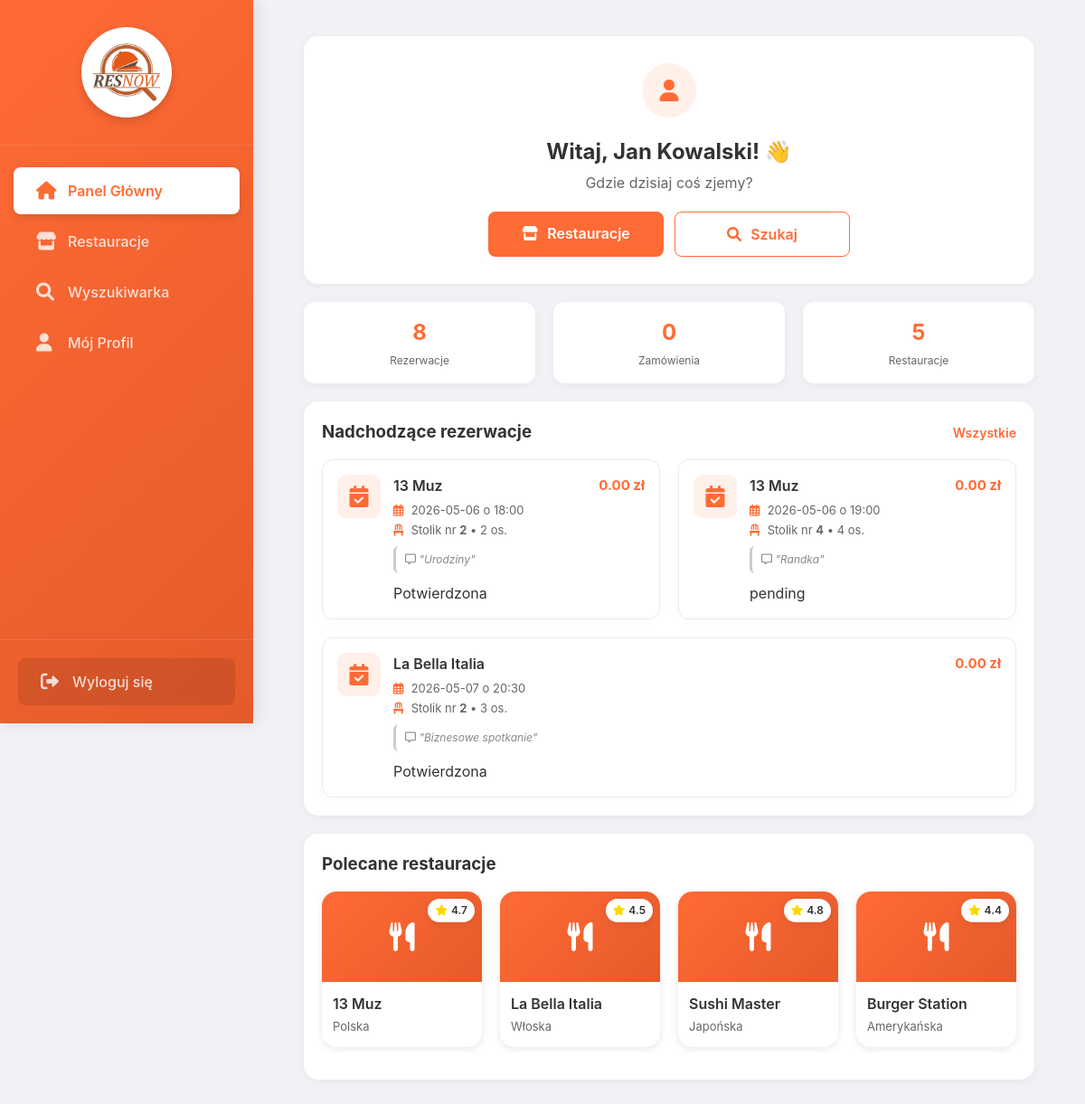
The app's page /client/dashboard (signed in) with its own data.
### models.py (models this page shows, shortened)
class Reservation(db.Model):
    __tablename__ = 'reservations'
    id = db.Column(db.Integer, primary_key=True)
    user_id = db.Column(db.Integer, db.ForeignKey('users.id'), nullable=False)
    restaurant_id = db.Column(db.Integer, db.ForeignKey('restaurants.id'), nullable=False)
    table_id = db.Column(db.Integer, db.ForeignKey('tables.id'), nullable=False)
    date = db.Column(db.Date, nullable=False)
    time = db.Column(db.Time, nullable=False)
    people = db.Column(db.Integer, nullable=False)
    status = db.Column(db.String(20), default='pending')  # pending, confirmed, cancelled
    notes = db.Column(db.Text)
    created_at = db.Column(db.DateTime, default=datetime.utcnow)
    user = db.relationship('User', backref='reservations')
    table = db.relationship('Table', backref='reservations')
    restaurant = db.relationship('Restaurant', backref='reservations')
    items = db.relationship('ReservationItem', backref='reservation', cascade="all, delete-orphan")
    @property
    def total_price(self):
        total = 0.0
        for item in self.items:
            if item.menu_item:
                total += item.quantity * item.menu_item.price
        return total

class Restaurant(db.Model):
    __tablename__ = 'restaurants'
    id = db.Column(db.Integer, primary_key=True)
    name = db.Column(db.String(100), nullable=False)
    address = db.Column(db.String(200))
    cuisine = db.Column(db.String(100))
    rating = db.Column(db.Float)
    delivery = db.Column(db.Boolean, default=False)
    reservation = db.Column(db.Boolean, default=True)
    opening_hours = db.Column(db.String(50))
    delivery_time = db.Column(db.String(50))

class Table(db.Model):
    __tablename__ = 'tables'
    id = db.Column(db.Integer, primary_key=True)
    restaurant_id = db.Column(
        db.Integer,
        db.ForeignKey('restaurants.id'),
        nullable=False
    )
    number = db.Column(db.String(10), nullable=False)
    seats = db.Column(db.Integer)
    status = db.Column(db.String(20), default='free')
    location = db.Column(db.String(100))
    x = db.Column(db.Integer)
    y = db.Column(db.Integer)
    shape = db.Column(db.String(20))
    width = db.Column(db.Integer, nullable=True)
    height = db.Column(db.Integer, nullable=True)
    radius = db.Column(db.Integer, nullable=True)
    rotation = db.Column(db.Integer, default=0)
    restaurant = db.relationship(
        'Restaurant',
        backref='tables'
    )

### app.py (the view)
@app.route('/client/dashboard')
@login_required
def client_dashboard():
    if session.get('role') != 'client':
        flash('Brak dostępu', 'danger')
        return redirect(url_for('login'))
    restaurants = Restaurant.query.all()
    reservations = Reservation.query.filter_by(user_id=session['user_id']) \
        .options(
        joinedload(Reservation.restaurant),
        joinedload(Reservation.table),
        joinedload(Reservation.items).joinedload(ReservationItem.menu_item)
    ) \
        .order_by(Reservation.date.asc(), Reservation.time.asc()) \
        .all()
    return render_template(
        'client/dashboard_mobile.html',
        user_name=session['user_name'],
        restaurants=restaurants,
        reservations=reservations
    )

### app.py (called while the page is built)
@app.context_processor
def inject_now():
    return {'now': datetime.now()}

def login_required(f):
    @wraps(f)
    def decorated_function(*args, **kwargs):
        if 'user_id' not in session:
            flash('Proszę się zalogować', 'warning')
            return redirect(url_for('login'))
        return f(*args, **kwargs)
    return decorated_function

### templates/client/dashboard_mobile.html (shortened to what this page needs)
{% extends "mobile_layout.html" %}
{% block content %}
<div class="dashboard-container" style="padding: 0 16px; margin: 0 auto;">
<div class="card" style="background: white; padding: 30px 20px; border-radius: 16px; box-shadow: 0 2px 8px rgba(0,0,0,0.05); margin-bottom: 20px; text-align: center;">
    <div class="user-welcome">
        <div class="user-avatar" style="margin: 0 auto;">
            <i class="fas fa-user"></i>
        </div>
        <div>
            <h2 style="margin: 8px 0 4px 0; font-size: 24px;">Witaj, {{ session.user_name }}! 👋</h2>
            <p style="color: #666; margin: 0; font-size: 16px;">Gdzie dzisiaj coś zjemy?</p>
        </div>
    </div>
    <div class="dashboard-actions">
        <a href="{{ url_for('client_restaurants') }}" class="btn btn-primary" style="display: block; text-align: center; background: #FF6B35; color: white; padding: 12px; border-radius: 8px; text-decoration: none; font-weight: 600;">
            <i class="fas fa-store" style="margin-right: 6px;"></i>
            Restauracje
        </a>
        <a href="{{ url_for('client_search') }}" class="btn btn-outline" style="display: block; text-align: center; border: 1px solid #FF6B35; color: #FF6B35; padding: 12px; border-radius: 8px; text-decoration: none; font-weight: 600;">
            <i class="fas fa-search" style="margin-right: 6px;"></i>
            Szukaj
        </a>
    </div>
</div>
<div class="dashboard-stats">
    <div class="stat-card">
        <div class="stat-number">{{ reservations|default([])|length }}</div>
        <div class="stat-label">Rezerwacje</div>
    </div>
    <div class="stat-card">
        <div class="stat-number">{{ orders|default([])|length }}</div>
        <div class="stat-label">Zamówienia</div>
    </div>
    <div class="stat-card">
        <div class="stat-number">{{ restaurants|default([])|length }}</div>
        <div class="stat-label">Restauracje</div>
    </div>
</div>
<div class="card" style="background: white; padding: 20px; border-radius: 16px; box-shadow: 0 2px 8px rgba(0,0,0,0.05); margin-bottom: 20px;">
    <div style="display: flex; justify-content: space-between; align-items: center; margin-bottom: 16px;">
        <h3 style="margin: 0;">Nadchodzące rezerwacje</h3>
        <a href="{{ url_for('client_profile') }}" style="color: #FF6B35; text-decoration: none; font-size: 14px; font-weight: 600;">Wszystkie</a>
    </div>
    {% if reservations and reservations|length > 0 %}
    <div class="list" style="display: flex; flex-direction: column; gap: 14px;">
        {% for res in reservations[:3] %}
        <div class="list-item" style="padding: 16px; background: #f8f9fa; border-radius: 12px; display: flex; flex-direction: column; justify-content: space-between;">
            <div style="display: flex; gap: 14px; align-items: flex-start; width: 100%;">
                <div class="list-item-icon" style="font-size: 24px; color: #FF6B35; background: rgba(255,107,53,0.1); width: 48px; height: 48px; display: flex; align-items: center; justify-content: center; border-radius: 10px; flex-shrink: 0;">
                    <i class="fas fa-calendar-check"></i>
                </div>
                <div class="list-item-content" style="flex: 1; min-width: 0;">
                    <div class="list-item-title" style="font-weight: 600; font-size: 16px; margin-bottom: 6px; display: flex; justify-content: space-between; align-items: center; gap: 10px;">
                        <span style="white-space: nowrap; overflow: hidden; text-overflow: ellipsis;">
                            {% if res.restaurant and res.restaurant.name %}
                                {{ res.restaurant.name }}
                            {% else %}
                                {{ res.restaurant_name|default('Restauracja') }}
                            {% endif %}
                        </span>
                        <span style="color: #FF6B35; font-weight: 700; font-size: 15px; flex-shrink: 0;">
                            {% if res.total_price and res.total_price > 0 %}
                                {{ "%.2f"|format(res.total_price) }} zł
                            {% else %}
                                0.00 zł
                            {% endif %}
                        </span>
                    </div>
                    <div class="list-item-subtitle" style="font-size: 13px; color: #666; line-height: 1.5;">
                        <div style="white-space: nowrap; overflow: hidden; text-overflow: ellipsis;">
                            <i class="far fa-calendar-alt" style="color: #FF6B35; width: 16px;"></i>
                            {{ res.date.strftime('%Y-%m-%d') if res.date and res.date.strftime else res.date }} o
                            {{ res.time.strftime('%H:%M') if res.time and res.time.strftime else res.time }}
                        </div>
                        <div style="margin-top: 2px; white-space: nowrap; overflow: hidden; text-overflow: ellipsis;">
                            <i class="fas fa-chair" style="color: #FF6B35; width: 16px;"></i>
                            Stolik nr <strong>{{ res.table.number if res.table and res.table.number else res.table_id|default('—') }}</strong> • {{ res.people }} os.
                        </div>
                    </div>
                    {% if res.notes %}
                        <div style="font-size: 12px; color: #888; margin: 8px 0 4px 0; background: #fff; padding: 6px 10px; border-radius: 6px; border-left: 3px solid #ccc; overflow: hidden; text-overflow: ellipsis;">
                            <i class="far fa-comment-alt"></i> <em>"{{ res.notes }}"</em>
                        </div>
                    {% endif %}
                    {% set preorder_items = res.items if res.items else res.reservation_items %}
                    <div style="margin-top: 10px;">
                        <span class="status-badge {% if res.status == 'confirmed' or res.status == 'Potwierdzona' %}status-confirmed{% else %}status-pending{% endif %}">
                            {% if res.status == 'confirmed' or res.status == 'Potwierdzona' %}Potwierdzona{% else %}{{ res.status|default('Oczekuje') }}{% endif %}
                        </span>
                    </div>
                </div>
            </div>
        </div>
        {% endfor %}
    </div>
    {% endif %}
</div>
<div class="card" style="background: white; padding: 20px; border-radius: 16px; box-shadow: 0 2px 8px rgba(0,0,0,0.05); margin-bottom: 20px;">
    <h3 style="margin-top: 0; margin-bottom: 16px;">Polecane restauracje</h3>
    <div class="restaurant-grid-dashboard">
        {% for restaurant in restaurants[:4] %}
        <a href="{{ url_for('client_menu', restaurant_id=restaurant.id) }}" class="restaurant-card">
            <div class="restaurant-image">
                <i class="fas fa-utensils"></i>
                <div class="restaurant-badge">
                    <i class="fas fa-star"></i> {{ restaurant.rating }}
                </div>
            </div>
            <div class="restaurant-name">{{ restaurant.name }}</div>
            <div class="restaurant-info">{{ restaurant.cuisine }}</div>
        </a>
        {% endfor %}
    </div>
</div>
</div>
{% endblock %}

### static/css/mobile.css (style rules this page uses)
:root { --primary-orange: #FF6B35; --primary-orange-light: #FF8C42; --primary-orange-dark: #E55A2B; --white: #FFFFFF; --light-gray: #F5F5F7; --gray: #8E8E93; --dark-gray: #636366; --dark: #1C1C1E; --black: #000000; --success: #34C759; --warning: #FF9500; --danger: #FF3B30; --info: #007AFF; --background: #FFFFFF; --card-background: #FFFFFF; --shadow: 0 2px 10px rgba(0, 0, 0, 0.08); --shadow-heavy: 0 4px 20px rgba(0, 0, 0, 0.15); --radius-sm: 8px; --radius-md: 12px; --radius-lg: 16px; --radius-xl: 24px; --spacing-xs: 4px; --spacing-sm: 8px; --spacing-md: 16px; --spacing-lg: 24px; --spacing-xl: 32px; }
* { margin: 0; padding: 0; box-sizing: border-box; }
body { font-family: -apple-system, BlinkMacSystemFont, 'Segoe UI', Roboto, Oxygen, Ubuntu, Cantarell, sans-serif; background-color: var(--background); color: var(--dark); line-height: 1.5; -webkit-font-smoothing: antialiased; -moz-osx-font-smoothing: grayscale; }
.card { background-color: var(--card-background); border-radius: var(--radius-lg); padding: var(--spacing-md); margin-bottom: var(--spacing-md); box-shadow: var(--shadow); }
.btn { display: inline-flex; align-items: center; justify-content: center; padding: 12px 20px; border-radius: var(--radius-md); border: none; font-size: 16px; font-weight: 600; text-decoration: none; cursor: pointer; transition: all 0.2s; gap: 8px; }
.btn-primary { background-color: var(--primary-orange); color: white; }
.btn-outline { background-color: transparent; border: 2px solid var(--primary-orange); color: var(--primary-orange); }
.list { display: flex; flex-direction: column; gap: 8px; }
.list-item { display: flex; align-items: center; padding: 12px; background-color: var(--light-gray); border-radius: var(--radius-md); gap: 12px; }
.list-item-icon { width: 40px; height: 40px; background-color: rgba(255, 107, 53, 0.1); border-radius: 50%; display: flex; align-items: center; justify-content: center; color: var(--primary-orange); }
.list-item-content { flex: 1; }
.list-item-title { font-weight: 600; margin-bottom: 4px; }
.list-item-subtitle { font-size: 14px; color: var(--gray); }
.restaurant-card { display: block; text-decoration: none; color: inherit; background-color: var(--card-background); border-radius: var(--radius-lg); overflow: hidden; box-shadow: var(--shadow); margin-bottom: var(--spacing-md); }
.restaurant-image { width: 100%; height: 160px; background: linear-gradient(135deg, var(--primary-orange), var(--primary-orange-light)); display: flex; align-items: center; justify-content: center; color: white; font-size: 48px; position: relative; }
.restaurant-badge { position: absolute; top: 12px; right: 12px; background-color: var(--white); padding: 6px 12px; border-radius: 20px; font-size: 12px; font-weight: 600; box-shadow: var(--shadow); }
.restaurant-name { padding: 12px 16px 4px; font-size: 18px; font-weight: 600; color: var(--dark); }
.restaurant-info { padding: 0 16px 12px; font-size: 14px; color: var(--gray); }

### templates/mobile_layout.html (style rules this page uses)
:root { --primary-orange: #FF6B35; --gradient-orange: linear-gradient(135deg, #FF6B35, #E55A2B); --dark-gray: #333333; --light-bg: #f8f9fa; }
body { margin: 0; padding: 0; font-family: -apple-system, BlinkMacSystemFont, "Segoe UI", Roboto, sans-serif; background-color: var(--light-bg); color: var(--dark-gray); }
@media (min-width: 992px) { body { display: flex; background-color: #f0f2f5; } }

### records on screen
Reservation: restaurant.name "13 Muz", date "2026-05-06", time "18:00", table "2", people "2", notes "Urodziny", status "Potwierdzona"
Reservation: restaurant.name "13 Muz", date "2026-05-06", time "19:00", table "4", people "4", notes "Randka", status "pending"
Reservation: restaurant.name "La Bella Italia", date "2026-05-07", time "20:30", table "2", people "3", notes "Biznesowe spotkanie", status "Potwierdzona"
Restaurant: rating "4.7", name "13 Muz", cuisine "Polska"
Restaurant: rating "4.5", name "La Bella Italia", cuisine "Włoska"
Restaurant: rating "4.8", name "Sushi Master", cuisine "Japońska"
Restaurant: rating "4.4", name "Burger Station", cuisine "Amerykańska"

### other values on screen
{{ session.user_name }} "Jan Kowalski"
{{ reservations|default([])|length }} "8"
{{ orders|default([])|length }} "0"
{{ restaurants|default([])|length }} "5"
